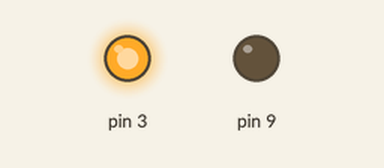
Recording of a sketch running on a simulated Arduino Uno, built with avr-gcc and run on an emulated ATmega328P. Parts: output pins drawn as LEDs (lit = HIGH).

Above: at 0.4 s.
At 3.0 s:
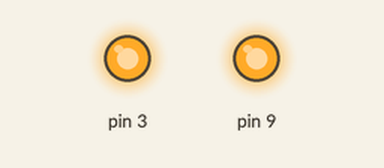
Timing chart, 0 to 9.6 s (numbered marks = the images above):
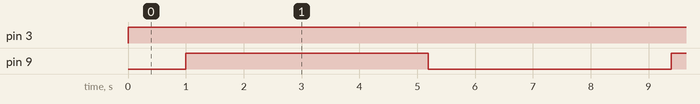

Measured:
- by itself, pin 3: LOW → HIGH at 0.00 s
- by itself, pin 9: alternates HIGH for 4.2 s and LOW for 4.2 s

The sketch:

music_ISP.ino
```cpp
//#include <iom8.h>
#include "notes.h"
#include <avr/io.h>
#include <avr/interrupt.h>
//#define F_CPU 2048000

#define BUZZ_PIN 18

int SW_TONE[] = {LA3 ,LA3 ,LA3 ,F3  ,C4  ,LA3 ,F3  ,C4  ,LA3 ,E4  ,E4  ,E4  ,F4  ,C4  ,Ab3 ,F3  ,C4  ,LA3 ,LA4 ,LA3 ,LA3 ,LA4 ,Ab4 ,G4  ,Gb4 ,E4  ,F4  ,Bb3 ,Eb4 ,D4  ,Db4 ,C4  ,B3  ,C4  ,F3  ,Ab3 ,F3  ,LA3 ,C4  ,LA3 ,C4  ,E4  ,LA4 ,LA3 ,LA3 ,LA4 ,Ab4 ,G4  ,Gb4 ,E4  ,F4  ,Bb3 ,Eb4 ,D4  ,Db4 ,C4  ,B3  ,C4  ,F3  ,Ab3 ,F3  ,C4  ,LA3 ,F3  ,C4  ,LA3 ,};
int SW_DUR[] = {Q,Q,Q,E+S,S,Q,E+S,S,H,Q,Q,Q,E+S,S,Q,E+S,S,H,Q,E+S,S,Q,E+S,S,S,S,E,E,Q,E+S,S,S,S,E,E,Q,E+S,S,Q,E+S,S,H,Q,E+S,S,Q,E+S,S,S,S,E,E,Q,E+S,S,S,S,E,E,Q,E+S,S,Q,E+S,S,H,};
int len = 65;

int iter = 0;

ISR(TIMER1_COMPA_vect)//обработчик прерывания по совпадению А
{
  TCNT1H=0;//обнуляем регистр TCNT1
  TCNT1L=0;
  iter += 1;
  if(iter >= len)
  iter = 0;
  tone(BUZZ_PIN, SW_TONE[iter], SW_DUR[iter]);

}

void setup() {
  Serial.begin(9600);
  pinMode(3, OUTPUT);
  digitalWrite(3, HIGH);


  DDRB=0x02;//настраиваем OC1A как выход
  PORTB=0x00;
  TCCR1A=0x40;//при совпадении уровень OC1A меняется на противоположный
  TCCR1B=0x05;//CLK/1024
  OCR1AH=0x3D;//записываем в регистр OCR1A 15625 (раз в секунду)
  OCR1AL=0x09;
  TIMSK1 = 0x10;//разрешаем прерывание по совпадению
  sei();//разрешаем прерывания глобально
  while(1);
}

void loop() {
  // put your main code here, to run repeatedly:

}
```

notes.h
```cpp
#define	C0 16.35
#define	Db0	17.32
#define	D0	18.35
#define	Eb0	19.45
#define	E0	20.60
#define	F0	21.83
#define	Gb0	23.12
#define	G0	24.50
#define	Ab0	25.96
#define	LA0	27.50
#define	Bb0	29.14
#define	B0	30.87
#define	C1	32.70
#define	Db1	34.65
#define	D1	36.71
#define	Eb1	38.89
#define	E1	41.20
#define	F1	43.65
#define	Gb1	46.25
#define	G1	49.00
#define	Ab1	51.91
#define	LA1	55.00
#define	Bb1	58.27
#define	B1	61.74
#define	C2	65.41
#define	Db2	69.30
#define	D2	73.42
#define	Eb2	77.78
#define	E2	82.41
#define	F2	87.31
#define	Gb2	92.50
#define	G2	98.00
#define	Ab2	103.83
#define	LA2	110.00
#define	Bb2	116.54
#define	B2	123.47
#define	C3	130.81
#define	Db3	138.59
#define	D3	146.83
#define	Eb3	155.56
#define	E3	164.81
#define	F3	174.61
#define	Gb3	185.00
#define	G3	196.00
#define	Ab3	207.65
#define	LA3	220.00
#define	Bb3	233.08
#define	B3	246.94
#define	C4	261.63
#define	Db4	277.18
#define	D4	293.66
#define	Eb4	311.13
#define	E4	329.63
#define	F4	349.23
#define	Gb4	369.99
#define	G4	392.00
#define	Ab4	415.30
#define	LA4	440.00
#define	Bb4	466.16
#define	B4	493.88
#define	C5	523.25
#define	Db5	554.37
#define	D5	587.33
#define	Eb5	622.25
#define	E5	659.26
#define	F5	698.46
#define	Gb5	739.99
#define	G5	783.99
#define	Ab5	830.61
#define	LA5	880.00
#define	Bb5	932.33
#define	B5	987.77
#define	C6	1046.50
#define	Db6	1108.73
#define	D6	1174.66
#define	Eb6	1244.51
#define	E6	1318.51
#define	F6	1396.91
#define	Gb6	1479.98
#define	G6	1567.98
#define	Ab6	1661.22
#define	LA6	1760.00
#define	Bb6	1864.66
#define	B6	1975.53
#define	C7	2093.00
#define	Db7	2217.46
#define	D7	2349.32
#define	Eb7	2489.02
#define	E7	2637.02
#define	F7	2793.83
#define	Gb7	2959.96
#define	G7	3135.96
#define	Ab7	3322.44
#define	LA7	3520.01
#define	Bb7	3729.31
#define	B7	3951.07
#define	C8	4186.01
#define	Db8	4434.92
#define	D8	4698.64
#define	Eb8	4978.03
// DURATION OF THE NOTES
#define BPM 120    //  you can change this value changing all the others
#define H 2*Q //half 2/4
#define Q 60000/BPM //quarter 1/4
#define E Q/2   //eighth 1/8
#define S Q/4 // sixteenth 1/16
#define W 4*Q // whole 4/4
```
